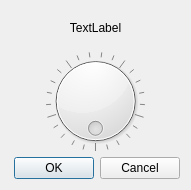
<?xml version="1.0" encoding="UTF-8"?>
<ui version="4.0">
 <class>ChangeTimer</class>
 <widget class="QDialog" name="ChangeTimer">
  <property name="geometry">
   <rect>
    <x>0</x>
    <y>0</y>
    <width>191</width>
    <height>190</height>
   </rect>
  </property>
  <property name="contextMenuPolicy">
   <enum>Qt::NoContextMenu</enum>
  </property>
  <property name="windowTitle">
   <string>Change timer</string>
  </property>
  <layout class="QVBoxLayout" name="verticalLayout">
   <item>
    <widget class="QLabel" name="label">
     <property name="text">
      <string>TextLabel</string>
     </property>
     <property name="alignment">
      <set>Qt::AlignCenter</set>
     </property>
    </widget>
   </item>
   <item>
    <widget class="QDial" name="timer_dial">
     <property name="wrapping">
      <bool>true</bool>
     </property>
     <property name="notchesVisible">
      <bool>true</bool>
     </property>
    </widget>
   </item>
   <item>
    <widget class="QDialogButtonBox" name="buttonBox">
     <property name="orientation">
      <enum>Qt::Horizontal</enum>
     </property>
     <property name="standardButtons">
      <set>QDialogButtonBox::Cancel|QDialogButtonBox::Ok</set>
     </property>
    </widget>
   </item>
  </layout>
 </widget>
 <resources/>
 <connections>
  <connection>
   <sender>buttonBox</sender>
   <signal>accepted()</signal>
   <receiver>ChangeTimer</receiver>
   <slot>accept()</slot>
   <hints>
    <hint type="sourcelabel">
     <x>248</x>
     <y>254</y>
    </hint>
    <hint type="destinationlabel">
     <x>157</x>
     <y>274</y>
    </hint>
   </hints>
  </connection>
  <connection>
   <sender>buttonBox</sender>
   <signal>rejected()</signal>
   <receiver>ChangeTimer</receiver>
   <slot>reject()</slot>
   <hints>
    <hint type="sourcelabel">
     <x>316</x>
     <y>260</y>
    </hint>
    <hint type="destinationlabel">
     <x>286</x>
     <y>274</y>
    </hint>
   </hints>
  </connection>
 </connections>
</ui>
